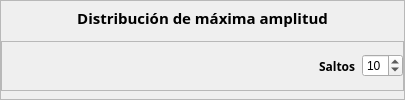
                               <widget class="QFrame" name="maxAmpDistFrame">
                                <property name="frameShape">
                                 <enum>QFrame::StyledPanel</enum>
                                </property>
                                <property name="frameShadow">
                                 <enum>QFrame::Raised</enum>
                                </property>
                                <layout class="QVBoxLayout" name="verticalLayout_18">
                                 <property name="spacing">
                                  <number>4</number>
                                 </property>
                                 <property name="leftMargin">
                                  <number>0</number>
                                 </property>
                                 <property name="topMargin">
                                  <number>0</number>
                                 </property>
                                 <property name="rightMargin">
                                  <number>0</number>
                                 </property>
                                 <property name="bottomMargin">
                                  <number>0</number>
                                 </property>
                                 <item>
                                  <widget class="QLabel" name="label_2">
                                   <property name="maximumSize">
                                    <size>
                                     <width>16777215</width>
                                     <height>20</height>
                                    </size>
                                   </property>
                                   <property name="font">
                                    <font>
                                     <family>Segoe UI Semibold</family>
                                     <pointsize>11</pointsize>
                                     <weight>75</weight>
                                     <bold>true</bold>
                                    </font>
                                   </property>
                                   <property name="text">
                                    <string>Distribución de máxima amplitud</string>
                                   </property>
                                   <property name="alignment">
                                    <set>Qt::AlignBottom|Qt::AlignHCenter</set>
                                   </property>
                                  </widget>
                                 </item>
                                 <item>
                                  <layout class="QVBoxLayout" name="maxAmpHistLayout"/>
                                 </item>
                                 <item>
                                  <widget class="QFrame" name="frameBottomMaxDist">
                                   <property name="maximumSize">
                                    <size>
                                     <width>16777215</width>
                                     <height>50</height>
                                    </size>
                                   </property>
                                   <property name="frameShape">
                                    <enum>QFrame::StyledPanel</enum>
                                   </property>
                                   <property name="frameShadow">
                                    <enum>QFrame::Raised</enum>
                                   </property>
                                   <layout class="QHBoxLayout" name="horizontalLayout_15">
                                    <property name="leftMargin">
                                     <number>0</number>
                                    </property>
                                    <property name="topMargin">
                                     <number>0</number>
                                    </property>
                                    <property name="rightMargin">
                                     <number>0</number>
                                    </property>
                                    <property name="bottomMargin">
                                     <number>0</number>
                                    </property>
                                    <item>
                                     <spacer name="horizontalSpacer_6">
                                      <property name="orientation">
                                       <enum>Qt::Horizontal</enum>
                                      </property>
                                      <property name="sizeHint" stdset="0">
                                       <size>
                                        <width>317</width>
                                        <height>20</height>
                                       </size>
                                      </property>
                                     </spacer>
                                    </item>
                                    <item>
                                     <widget class="QLabel" name="label_5">
                                      <property name="maximumSize">
                                       <size>
                                        <width>16777215</width>
                                        <height>20</height>
                                       </size>
                                      </property>
                                      <property name="font">
                                       <font>
                                        <family>Segoe UI Semibold</family>
                                        <pointsize>9</pointsize>
                                        <weight>75</weight>
                                        <bold>true</bold>
                                       </font>
                                      </property>
                                      <property name="text">
                                       <string>Saltos</string>
                                      </property>
                                     </widget>
                                    </item>
                                    <item>
                                     <widget class="QSpinBox" name="maxAmpDistSpinBox">
                                      <property name="maximumSize">
                                       <size>
                                        <width>50</width>
                                        <height>16777215</height>
                                       </size>
                                      </property>
                                      <property name="minimum">
                                       <number>1</number>
                                      </property>
                                      <property name="maximum">
                                       <number>50</number>
                                      </property>
                                      <property name="value">
                                       <number>10</number>
                                      </property>
                                     </widget>
                                    </item>
                                   </layout>
                                  </widget>
                                 </item>
                                </layout>
                               </widget>
